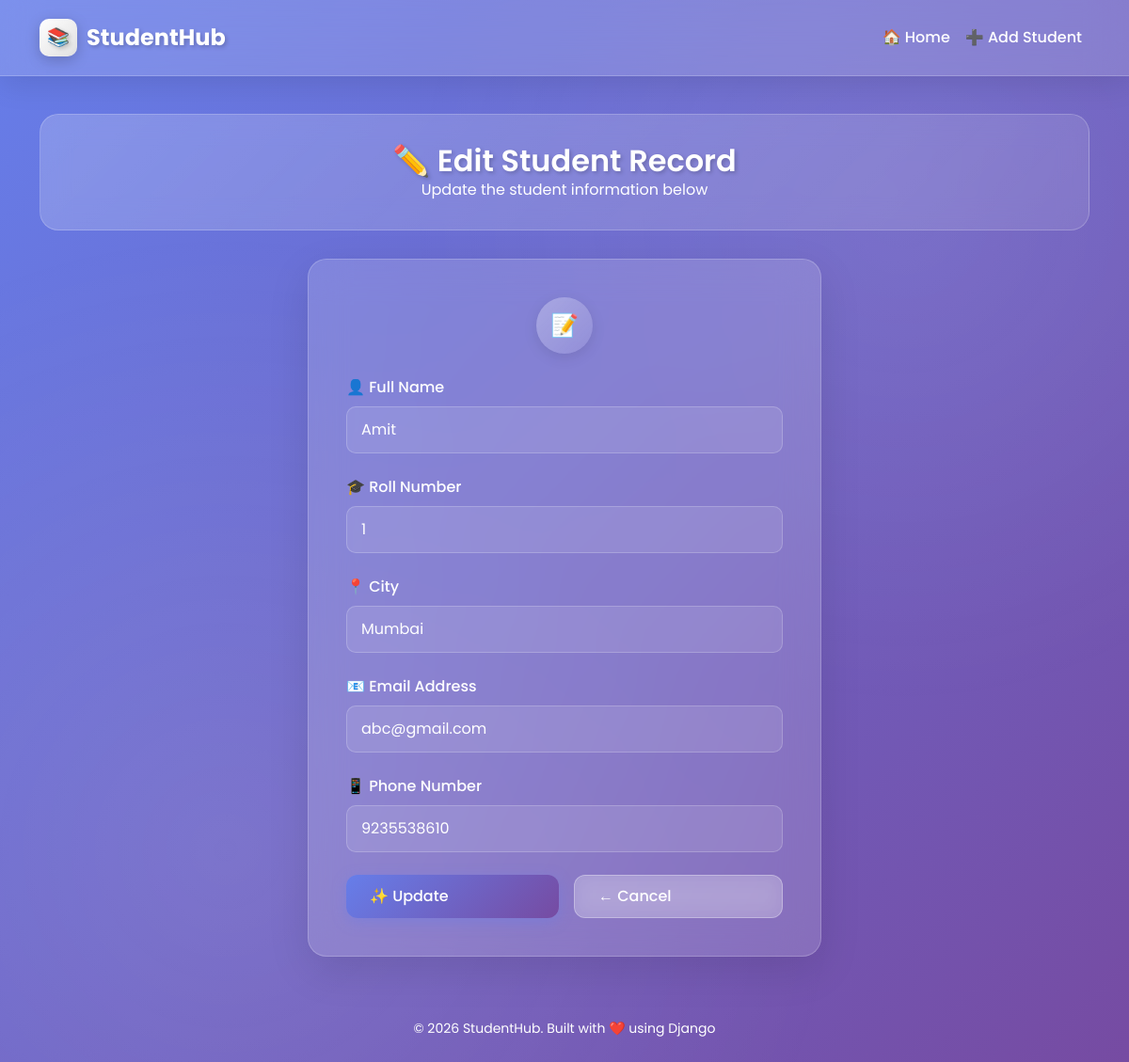
Page /edit-student/15/ on the committed database.
### crudapp/models.py (models this page shows)
class Student(models.Model):
    name = models.CharField(max_length=70)
    roll = models.IntegerField()
    city = models.CharField(max_length=100)
    email = models.EmailField()
    phone_number = models.CharField(max_length=15)

### crudapp/views.py (the view, shortened to what this page needs)
# urls.py: path('edit-student/<int:id>/', EditStudent.as_view(), name='edit-student'),
class EditStudent(View):
    def get(self, request, id):
        stu = Student.objects.get(id=id)
        fm = AddStudentForm(instance=stu)
        return render(request, 'crudapp/edit-student.html', {'form':fm})

### crudapp/forms.py
class AddStudentForm(forms.ModelForm):
    class Meta:
        model = Student
        fields = ("name", "roll", "city", "email", "phone_number")
        widgets = {
            'name': forms.TextInput(attrs={'class':'form-control'}),
            'roll': forms.NumberInput(attrs={'class':'form-control'}),
            'city': forms.TextInput(attrs={'class':'form-control'}),
            'email': forms.EmailInput(attrs={'class':'form-control'}),
            'phone_number': forms.TextInput(attrs={'class':'form-control'}),
        }

### crudapp/templates/crudapp/edit-student.html (shortened to what this page needs)
{% extends 'crudapp/base.html' %}
{% block main_content %}
<section class="container">
    <div class="page-header">
        <h3>✏️ Edit Student Record</h3>
        <p class="text-white mb-0">Update the student information below</p>
    </div>
    <div class="row justify-content-center">
        <div class="col-sm-6">
            <div class="glass-form">
                <div class="text-center mb-4">
                    <div class="icon-circle mx-auto" style="width: 60px; height: 60px; font-size: 1.5rem;">📝</div>
                </div>
                <form action="" method="POST">
                    <div class="mb-4">
                        <label for="id_name" class="form-label">👤 Full Name</label>
                        <input type="text" name="name" id="id_name" class="form-control" value="{{ form.name.value }}" placeholder="Enter student name" required>
                    </div>
                    <div class="mb-4">
                        <label for="id_roll" class="form-label">🎓 Roll Number</label>
                        <input type="text" name="roll" id="id_roll" class="form-control" value="{{ form.roll.value }}" placeholder="Enter roll number" required>
                    </div>
                    <div class="mb-4">
                        <label for="id_city" class="form-label">📍 City</label>
                        <input type="text" name="city" id="id_city" class="form-control" value="{{ form.city.value }}" placeholder="Enter city name" required>
                    </div>
                    <div class="mb-4">
                        <label for="id_email" class="form-label">📧 Email Address</label>
                        <input type="email" name="email" id="id_email" class="form-control" value="{{ form.email.value }}" placeholder="Enter email address" required>
                    </div>
                    <div class="mb-4">
                        <label for="id_phone_number" class="form-label">📱 Phone Number</label>
                        <input type="tel" name="phone_number" id="id_phone_number" class="form-control" value="{{ form.phone_number.value }}" placeholder="Enter phone number" required>
                    </div>
                    <div class="d-flex gap-3 mt-4">
                        <button type="submit" class="btn btn-glass btn-glass-primary flex-grow-1">
                            ✨ Update
                        </button>
                        <a href="{% url 'home' %}" class="btn btn-glass flex-grow-1 text-center">
                            ← Cancel
                        </a>
                    </div>
                </form>
            </div>
        </div>
    </div>
</section>
{% endblock main_content %}

### crudapp/static/crudapp/css/base.css (style rules this page uses)
* { margin: 0; padding: 0; box-sizing: border-box; }
body { scroll-behavior: smooth; color: white; font-family: 'Poppins', sans-serif; min-height: 100vh; background: linear-gradient(135deg, #667eea 0%, #764ba2 100%); background-attachment: fixed; overflow-x: hidden; }
body::before { content: ''; position: fixed; top: 0; left: 0; width: 100%; height: 100%; background: radial-gradient(circle at 20% 80%, rgba(255, 255, 255, 0.1) 0%, transparent 50%), radial-gradient(circle at 80% 20%, rgba(255, 255, 255, 0.08) 0%, transparent 40%); pointer-events: none; z-index: 0; }
.page-header { background: linear-gradient(135deg, rgba(255, 255, 255, 0.2) 0%, rgba(255, 255, 255, 0.1) 100%); backdrop-filter: blur(15px); -webkit-backdrop-filter: blur(15px); border-radius: 20px; padding: 30px; margin-bottom: 30px; border: 1px solid rgba(255, 255, 255, 0.2); text-align: center; animation: fadeInDown 0.6s ease; }
.page-header h3 { color: #fff; font-weight: 600; font-size: 2rem; text-shadow: 2px 2px 4px rgba(0, 0, 0, 0.2); margin: 0; }
.btn-glass { background: rgba(255, 255, 255, 0.2); backdrop-filter: blur(10px); -webkit-backdrop-filter: blur(10px); border: 1px solid rgba(255, 255, 255, 0.3); color: #fff; font-weight: 500; padding: 10px 25px; border-radius: 12px; transition: all 0.3s ease; text-decoration: none; display: inline-flex; align-items: center; gap: 8px; }
.btn-glass-primary { background: linear-gradient(135deg, #667eea 0%, #764ba2 100%); border: none; box-shadow: 0 4px 15px rgba(102, 126, 234, 0.4); }
.glass-form { background: rgba(255, 255, 255, 0.15); backdrop-filter: blur(20px); -webkit-backdrop-filter: blur(20px); border: 1px solid rgba(255, 255, 255, 0.2); border-radius: 20px; padding: 40px; box-shadow: 0 15px 45px rgba(0, 0, 0, 0.1); animation: fadeInUp 0.6s ease; }
.glass-form input, .glass-form select, .glass-form textarea { background: rgba(255, 255, 255, 0.1); border: 1px solid rgba(255, 255, 255, 0.2); border-radius: 10px; padding: 12px 15px; color: #fff; font-size: 1rem; transition: all 0.3s ease; width: 100%; }
.glass-form input::placeholder, .glass-form textarea::placeholder { color: #ffffff; }
.glass-form label { color: #fff; font-weight: 500; margin-bottom: 8px; display: block; }
.form-control { background: rgba(255, 255, 255, 0.1); border: 1px solid rgba(255, 255, 255, 0.2); border-radius: 10px; padding: 12px 15px; color: #fff; }
.icon-circle { width: 45px; height: 45px; background: linear-gradient(135deg, rgba(255, 255, 255, 0.3) 0%, rgba(255, 255, 255, 0.1) 100%); border-radius: 50%; display: inline-flex; align-items: center; justify-content: center; color: #fff; font-size: 1.2rem; box-shadow: 0 4px 15px rgba(0, 0, 0, 0.1); }
.container { position: relative; z-index: 1; }
section { padding: 40px 0; }

### rows in the picture
Student: name "Amit", city "Mumbai", email "abc@gmail.com", phone_number "9235538610"
